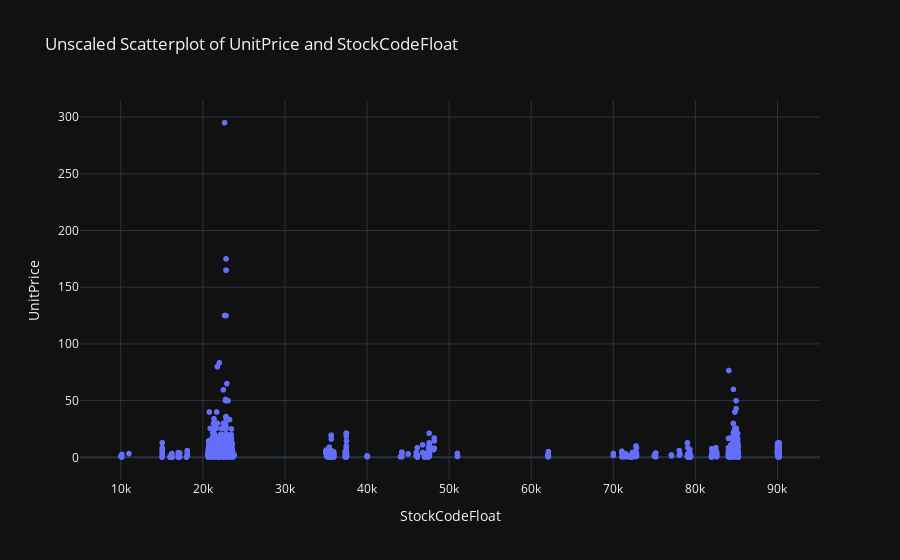
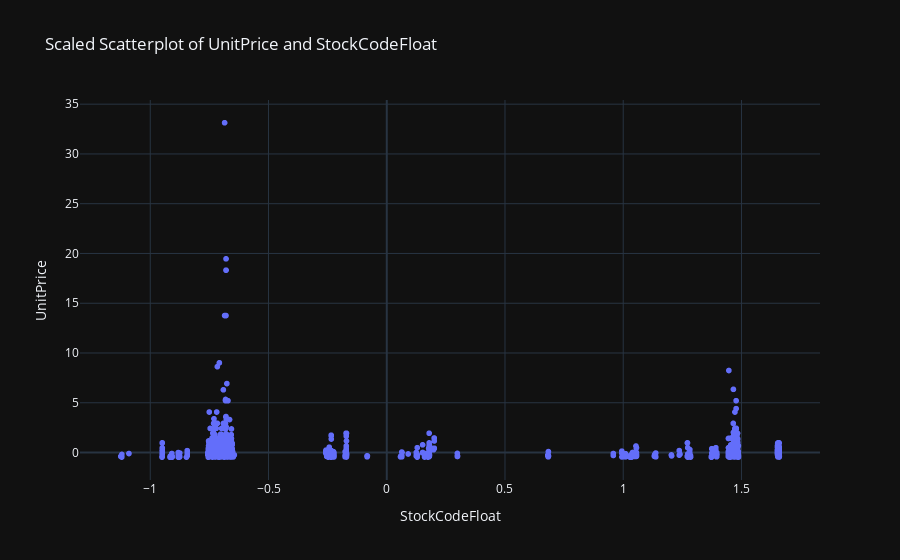

The cell these charts' notebook holds for them, in order:
### Code cell
import sklearn
import sklearn.preprocessing 
#Let's first graph a basic scatterplot to check if our assumption that the numbering system used to generate StockCodes inherently groups items based on some similar features
scatter_base = px.scatter(x='StockCodeFloat' , y='UnitPrice', data_frame=price_code_df_filtered, title='Unscaled Scatterplot of UnitPrice and StockCodeFloat')
scatter_base.show()

#Let's also see how scaling affects our scatterplot
scaler = sklearn.preprocessing.StandardScaler()
price_code_df_scaled = scaler.fit_transform(price_code_df_filtered[['StockCodeFloat', 'UnitPrice']])
price_code_df_scaled = pd.DataFrame(price_code_df_scaled, columns=['StockCodeFloat', 'UnitPrice'])
price_code_df_scaled
scatter_base_scaled = px.scatter(x='StockCodeFloat' , y='UnitPrice', data_frame=price_code_df_scaled,  title='Scaled Scatterplot of UnitPrice and StockCodeFloat')
scatter_base_scaled.show()

### Figure 1 — Plotly figure (JSON) as saved in the notebook; plotly's stock layout.template omitted (floating-point values rounded to 4 significant figures; data arrays with more than 128 entries replaced by an {"elided": "..."} marker saying what was removed)
{"data": [{"hovertemplate": "StockCodeFloat=%{x}<br>UnitPrice=%{y}<extra></extra>", "legendgroup": "", "marker": {"color": "#636efa", "symbol": "circle"}, "mode": "markers", "name": "", "showlegend": false, "type": "scattergl", "x": {"elided": "3900 float values"}, "xaxis": "x", "y": {"elided": "3900 float values"}, "yaxis": "y"}], "layout": {"legend": {"tracegroupgap": 0}, "title": {"text": "Unscaled Scatterplot of UnitPrice and StockCodeFloat"}, "xaxis": {"anchor": "y", "domain": [0, 1], "title": {"text": "StockCodeFloat"}}, "yaxis": {"anchor": "x", "domain": [0, 1], "title": {"text": "UnitPrice"}}}}

### Figure 2 — Plotly figure (JSON) as saved in the notebook; plotly's stock layout.template omitted (floating-point values rounded to 4 significant figures; data arrays with more than 128 entries replaced by an {"elided": "..."} marker saying what was removed)
{"data": [{"hovertemplate": "StockCodeFloat=%{x}<br>UnitPrice=%{y}<extra></extra>", "legendgroup": "", "marker": {"color": "#636efa", "symbol": "circle"}, "mode": "markers", "name": "", "showlegend": false, "type": "scattergl", "x": {"elided": "3900 float values"}, "xaxis": "x", "y": {"elided": "3900 float values"}, "yaxis": "y"}], "layout": {"legend": {"tracegroupgap": 0}, "title": {"text": "Scaled Scatterplot of UnitPrice and StockCodeFloat"}, "xaxis": {"anchor": "y", "domain": [0, 1], "title": {"text": "StockCodeFloat"}}, "yaxis": {"anchor": "x", "domain": [0, 1], "title": {"text": "UnitPrice"}}}}
